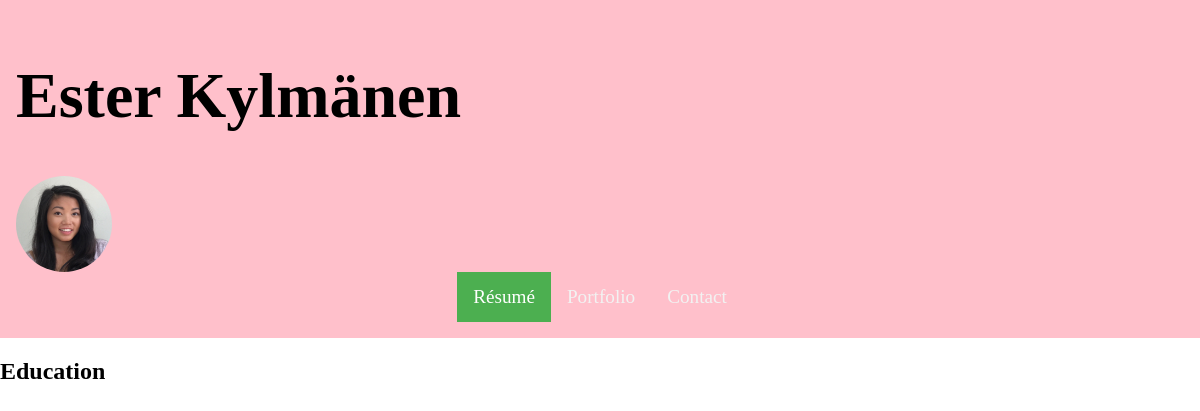
The page /resume/ on the database as committed earlier.
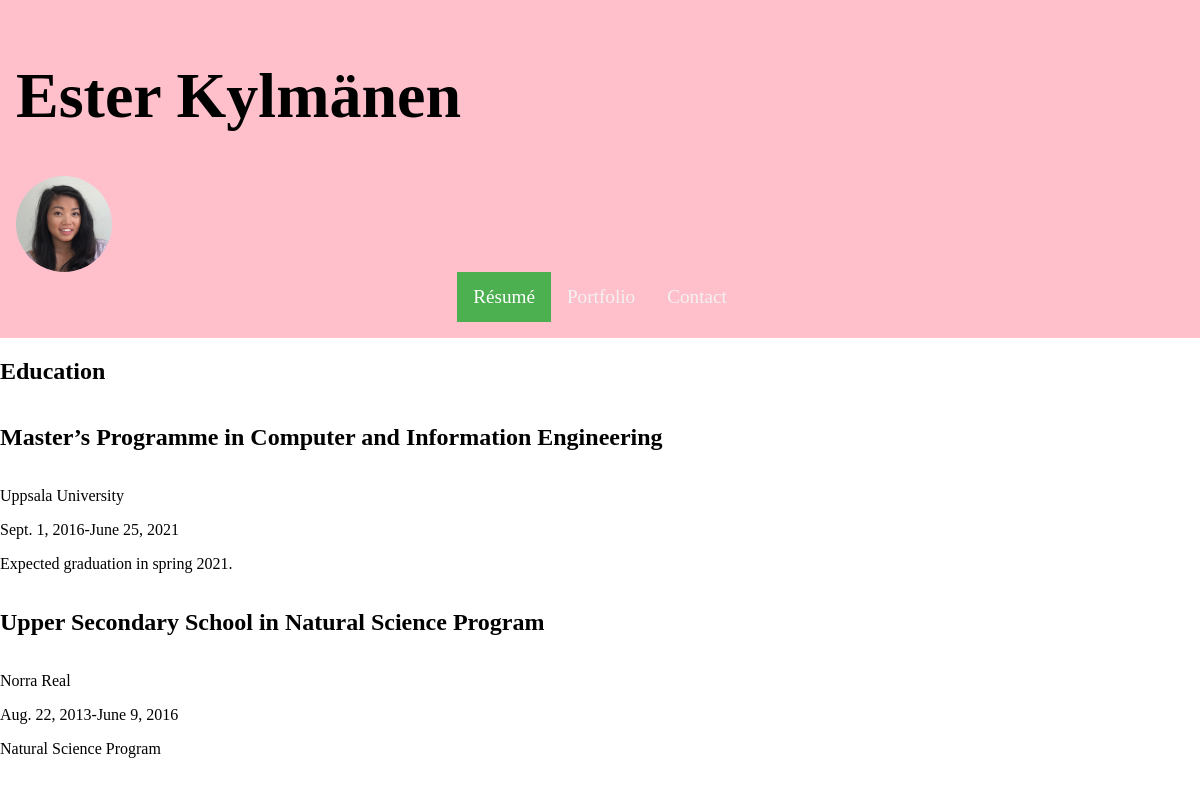
The same page on the database as committed later.
### resume/models.py (models this page shows, shortened)
class Contact(models.Model):
    first_name = models.CharField(max_length=50)
    last_name = models.CharField(max_length=50)
    phone_no = models.BigIntegerField()
    email = models.CharField(max_length=50)
    address = models.CharField(max_length=50)
    zip_code = models.IntegerField()
    city = models.CharField(max_length=50)
    github = models.CharField(max_length=50)
    linkedin = models.CharField(max_length=50)

class Education(models.Model):
    title = models.CharField(max_length=60)
    school = models.CharField(max_length=50)
    start_date = models.DateField(auto_now=False, auto_now_add=False)
    end_date = models.DateField(auto_now=False, auto_now_add=False)
    description = models.CharField(max_length=100)

### resume/views.py (the view)
# urls.py: path('resume/', views.resume),
def resume(request):
    contact_list = Contact.objects.all()
    edu_list = Education.objects.all()
    return render(request, 'resume.html', {'contacts' : contact_list, 'educations' : edu_list})

### resume/templatetags/header_links.py (called while the page is built)
@register.inclusion_tag("navigation.html", takes_context=True)
def navigation(context):
    links = {
        'Résumé': "/resume",
        'Portfolio': "/portfolio",
        'Contact': "/contact",
    }
    return {
        'links': links,
        'request': context['request']
    }

### resume/templates/resume.html
{% extends "base.html" %}
{% block content %}
<div class="flex-container">
    <div>
        <h2>
            Education
        </h2>
    </div>
    {% for edu in educations %}
    <h2 class="title">
        {{edu.title}}
    </h2>
    <div class="content">
        <p>
            {{edu.school}}
        </p>
        <p>
            {{edu.start_date}}-{{edu.end_date}}
        </p>
        <p>
            {{edu.description}}
        </p>
    </div>
    {% endfor %}
</div>
{% endblock %}

### resume/templates/base.html
<html>
{% include "head.html" %}
<body>
    <main>
    {% include "header.html" %}
        {% block content %}{% endblock %}
    </main>
</body>

### resume/templates/head.html (shortened to what this page needs)
{% load static %}
<head>
    <link rel="stylesheet" type="text/css" href="{% static '/css/resume.css' %}">
</head>

### resume/templates/header.html
{% load static %}
{% load header_links %}
<header>
    <h1>
        {% for contact in contacts %} {{ contact.first_name }} {{ contact.last_name}} {% endfor %}
    </h1>
    <img class="self" src="{% static 'images/ester.jpg' %}">
    {% navigation %}
</header>

### resume/templates/navigation.html
<div class="topnav">
        {% for title,link in links.items %}
        {% if link in request.path %}
            <a class="active" href="{{link}}">{{title}}</a>
        {% else %}
            <a href="{{link}}">{{title}}</a>
        {%endif%}
    {% endfor %}
</div>

### resume/static/css/resume.css (style rules this page uses)
html, body, main { height: 100%; margin: 0em; }
main { display: flex; flex-direction: column; }
header { flex: 0 0 auto; background-color: pink; font-size: 2em; padding: 0.5em; }
.self { height: 3em; border-radius: 50%; }
.flex-container { flex: 1 1 auto; display: flex; flex-direction: column; position: relative; overflow-y: auto; }
.topnav { display: flex; align-items: center; justify-content: center; }
.topnav a { display: flex; color: #f2f2f2; text-align: center; padding: 14px 16px; text-decoration: none; font-size: 0.6em; }
.topnav a.active { background-color: #4CAF50; color: white; }

Rows that differ between the two databases and show on the page:
added Education: title "Master’s Programme in Computer and Information Engineering", school "Uppsala University", start_date "Sept. 1, 2016", end_date "June 25, 2021", description "Expected graduation in spring 2021."
added Education: title "Upper Secondary School in Natural Science Program", school "Norra Real", start_date "Aug. 22, 2013", end_date "June 9, 2016", description "Natural Science Program"
